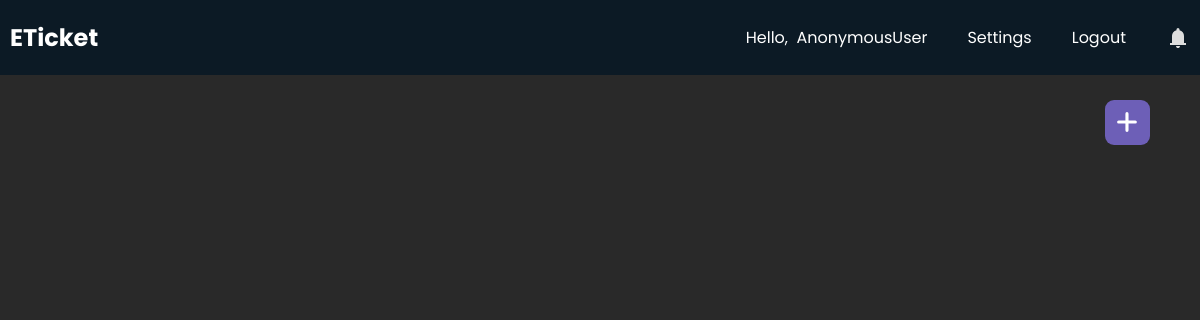
Before: /eticket/venue/ with the older database file.
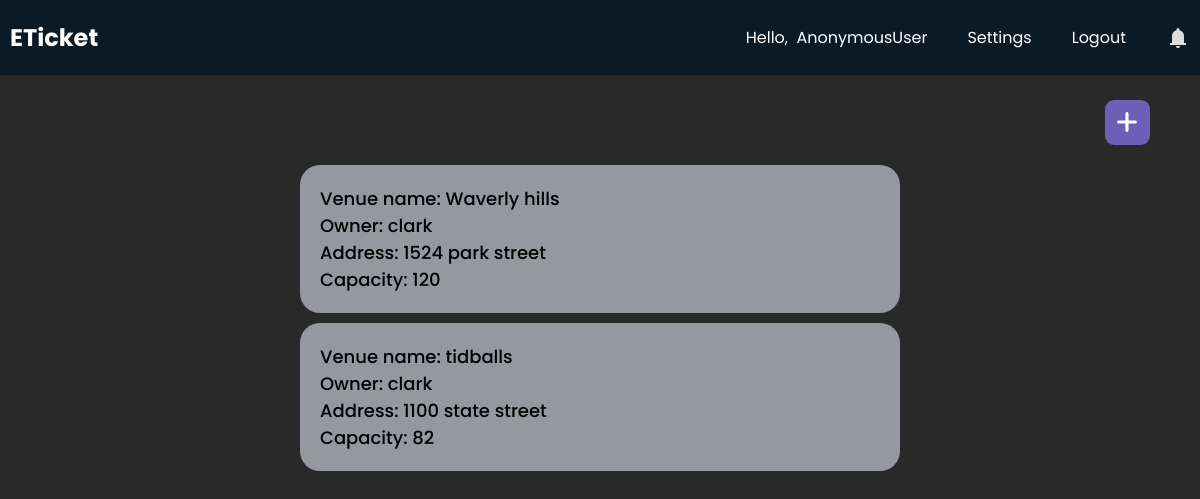
After: the same page with the newer database file.
### eticket/models.py (models this page shows)
class Venue(models.Model):
    id = models.UUIDField(primary_key=True, default=uuid.uuid4, editable=False)
    owner = models.ForeignKey(User, on_delete=models.CASCADE, null=True)
    name = models.CharField(max_length=100)
    location = models.CharField(max_length=100)
    capacity = models.PositiveIntegerField(default=0)

### eticket/views.py (the view, shortened to what this page needs)
# urls.py: path("venue/", views.venue, name="venue"),
def venue(request):
    venues = Venue.objects.all()
    context = {'venues':venues}
    return render(request, "eticket/venue.html", context)

### eticket/templates/eticket/venue.html (shortened to what this page needs)
{% extends 'eticket/base.html' %}
{% load static %}
{% block extra_css %}
    <link rel="stylesheet" href="{% static 'css/venue.css' %}">
{% endblock %}
{% block content %}
<div id="addbtn"><svg xmlns="http://www.w3.org/2000/svg" width="12" height="12" viewBox="0 0 12 12"><path fill="white" d="M6.5 1.75a.75.75 0 0 0-1.5 0V5H1.75a.75.75 0 0 0 0 1.5H5v3.25a.75.75 0 0 0 1.5 0V6.5h3.25a.75.75 0 0 0 0-1.5H6.5V1.75Z"/></svg></div>
<div class="venue-wrapper" id="venue-wrapper">
    {% for venue in venues %}
        <div class="venue">
            <span>Venue name: {{venue.name}}</span>
            <span>Owner: {{venue.owner}}</span>
            <span>Address: {{venue.location}}</span>
            <span>Capacity: {{venue.capacity}}</span>
        </div>
    {% endfor %}
</div>
{% endblock %}

### eticket/templates/eticket/base.html (shortened to what this page needs)
<!DOCTYPE html>
<html lang="en">
    <head>
        {% load static %}
        <link rel="stylesheet" href="{% static 'css/base.css' %}">
        <link rel="stylesheet" href="https://cdnjs.cloudflare.com/ajax/libs/font-awesome/6.3.0/css/all.min.css">
        {% block extra_css %}
        {% endblock %}
    </head>
    <body>
        <header>
            <nav class="navbar">
                <h2 class="logo"><a href="{% url 'eticket:home' %}">ETicket</a></h2>
                <ul class="all-links">
                    <li id="username"><span>Hello,  {{request.user}}</span></li>
                    <li><a href="">Settings</a></li>
                    <li><a href="{% url 'users:logoutPage' %}">Logout</a></li>
                    <li id="bell-icon">
                        <svg xmlns="http://www.w3.org/2000/svg" width="24" height="24" viewBox="0 0 24 24"><path fill="currentColor" d="M4 19v-2h2v-7q0-2.075 1.25-3.688T10.5 4.2v-.7q0-.625.438-1.063T12 2q.625 0 1.063.438T13.5 3.5v.7q2 .5 3.25 2.113T18 10v7h2v2H4Zm8 3q-.825 0-1.413-.588T10 20h4q0 .825-.588 1.413T12 22Z"/></svg>
                    </li>
                </ul>
            </nav>
        </header>
        <div id="contentwrapper">
            <div id="content">
                {% block content %}
                {% endblock %}
            </div>
        </div>
    </body>
</html>

### eticket/static/css/base.css (style rules this page uses)
* { margin: 0; padding: 0; box-sizing: border-box; font-family: "Poppins", sans-serif; }
html { scroll-behavior: smooth; }
body { background: #292929; }
header { position: fixed; top: 0; left: 0; z-index: 5; width: 100%; display: flex; justify-content: center; background: #0C1A25; }
#contentwrapper { height: 100vh; padding-top: 75px; }
#content { height: calc(100%); display: flex; flex-direction: column; align-items: center; }
.navbar { display: flex; padding: 0 10px; max-width: 1200px; width: 100%; align-items: center; justify-content: space-between; }
.navbar .all-links { display: flex; align-items: center; }
.navbar .all-links li { position: relative; list-style: none; }
.navbar .logo a { display: flex; align-items: center; margin-left: 0; }
#bell-icon { display: flex; align-items: center; justify-content: center; }
header a, header span, header svg, header form { margin-left: 40px; text-decoration: none; color: #fff; height: 100%; padding: 20px 0; display: inline-block; }
#username { white-space: pre; }
header a:hover, footer a:hover, header svg { color: #ddd; }

### eticket/static/css/venue.css (style rules this page uses)
#content { display: flex; align-items: center; width: 100%; }
.venue-wrapper { display: flex; flex-direction: column; flex: 1; overflow: auto; width: 50%; margin-top: 80px; }
.venue { display: flex; flex-direction: column; width: 100%; padding: 20px; font-weight: 500; font-size: 18px; background-color: #95989e; border-radius: 20px; margin-top: 10px; }
#addbtn { position: fixed; top: 100px; right: 50px; background: #6D5FB7; padding: 10px; border-radius: 20%; display: flex; justify-content: center; align-items: center; cursor: pointer; }
#addbtn svg { height: 25px; width: 25px; }

Changed rows visible on the page:
added Venue: name "Waverly hills", owner "clark", location "1524 park street", capacity "120"
added Venue: name "tidballs", owner "clark", location "1100 state street", capacity "82"
